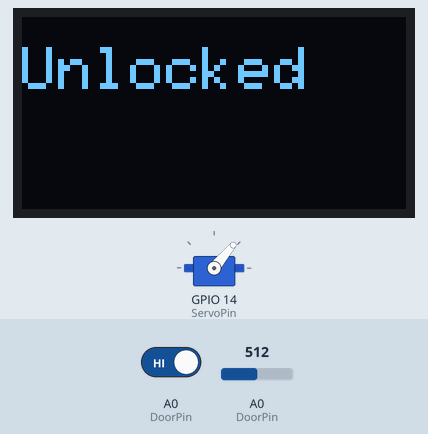
Simulated run of this sketch. Board: ESP8266 (NodeMCU). On the bench: 128×64 one-colour display, servo. The inputs (shaded band) are chosen by the test bench; at power-on: A0 (DoorPin) = 512, A0 (DoorPin) HIGH. WiFi joins after 1.5 s; servers stay silent unless stated; what the sketch prints to the serial monitor is not drawn.

Above: at 3.2 s.
3.3 s: A0 (DoorPin) set to 784
6.3 s: A0 (DoorPin) set to 808
At 9.6 s:
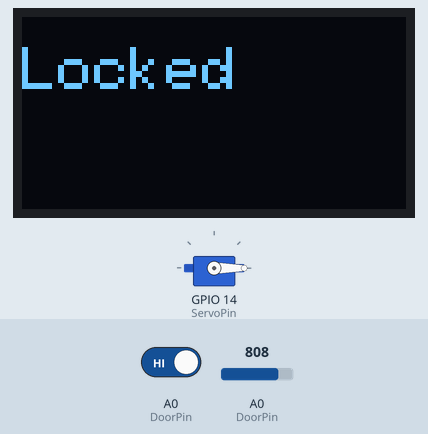
Timing chart, 0 to 11.1 s (numbered marks = the images above; inputs shaded):
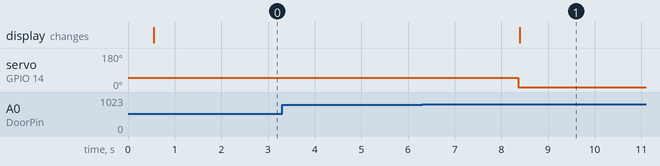

The sketch:

hardware.ino
```cpp
#include <Servo.h>
#include <Wire.h>
#include <Adafruit_GFX.h>
#include <Adafruit_SSD1306.h>


#include <ESP8266WiFi.h>
#include <SocketIoClient.h>

#define ServoPin 14 //D5
#define SCREEN_WIDTH 128 // OLED display width, in pixels
#define SCREEN_HEIGHT 64 // OLED display height, in pixels
#define DoorPin A0

/// WIFI Settings ///
const char* ssid = "BELLWIFI@MCDONALDS";
const char* password = "bigChungus";

/// Socket.IO Settings ///
const char* host = "2726c660.ngrok.io";
const int port = 3001;

SocketIoClient socket;

Adafruit_SSD1306 display(SCREEN_WIDTH, SCREEN_HEIGHT, &Wire, -1);
Servo myservo;

int lastDoorClosed, doorClosed; //1 for closed

void openLock(){
    myservo.write(50);
    display.clearDisplay();
    display.setCursor(0, 10);
    display.println("Unlocked");
    display.display();
    socket.emit("postLock", "\"unlocked\"");
}

void closeLock(){
    myservo.write(0);
    display.clearDisplay();
    display.setCursor(0, 10);
    display.println("Locked");
    display.display();
    socket.emit("postLock", "\"locked\"");
}

void setLock(const char * payload, size_t length){
  if(strcmp(payload, "unlock") == 0){
    openLock();
  } else if (strcmp(payload, "lock") == 0){
    closeLock();
  }
  delay(2000);
}

void setId(const char * payload, size_t length){
  display.clearDisplay();
  display.setCursor(0, 10);
  display.println("Your code");
  display.println(payload);
  display.display();
  Serial.println("Updated lock code");
}

void setup() {
  // Set up OLED
  Serial.begin(9600);

  if(!display.begin(SSD1306_SWITCHCAPVCC, 0x3C)) { // Address 0x3D for 128x64
    Serial.println(F("SSD1306 allocation failed"));
    for(;;);
  }
  delay(500);
  display.clearDisplay();
  display.setTextSize(2);
  display.setTextColor(WHITE);

  // Set up servo
  myservo.attach(ServoPin);
  lastDoorClosed = digitalRead(DoorPin) > 800;
  if(!lastDoorClosed){
    openLock();
  } else {
    closeLock();
  }

  // Connect to wifi
  WiFi.begin(ssid, password);

  while (WiFi.status() != WL_CONNECTED){
    delay(500);
    Serial.print(".");
  }
  Serial.println("");
  Serial.println("WiFi connected");
  Serial.println("IP address: ");
  Serial.println(WiFi.localIP());

  // Set up socket
  socket.on("lockState", setLock);
  socket.on("idState", setId);
  socket.begin(host);

}

void loop() {
  socket.loop();
  doorClosed = analogRead(DoorPin) > 800;

  if(doorClosed != lastDoorClosed){
    if(doorClosed){ // Door just closed
      socket.emit("postDoor", "\"closed\"");
      delay(2000);
      closeLock();
    } else {
      socket.emit("postDoor", "\"open\"");
    }
    lastDoorClosed = doorClosed;
  }


  delay(100);
}
```

Measured:
- the behaviour switches between 800 and 801 on A0 (DoorPin) (found by bisection; images 0 and 1)
- after the input at 3.3 s, every drawn part: stays the same
- after the input at 6.3 s, servo on GPIO 14 (ServoPin): 50° → 0° after 2.1 s; the display: changes after 2.1 s (image 1)
